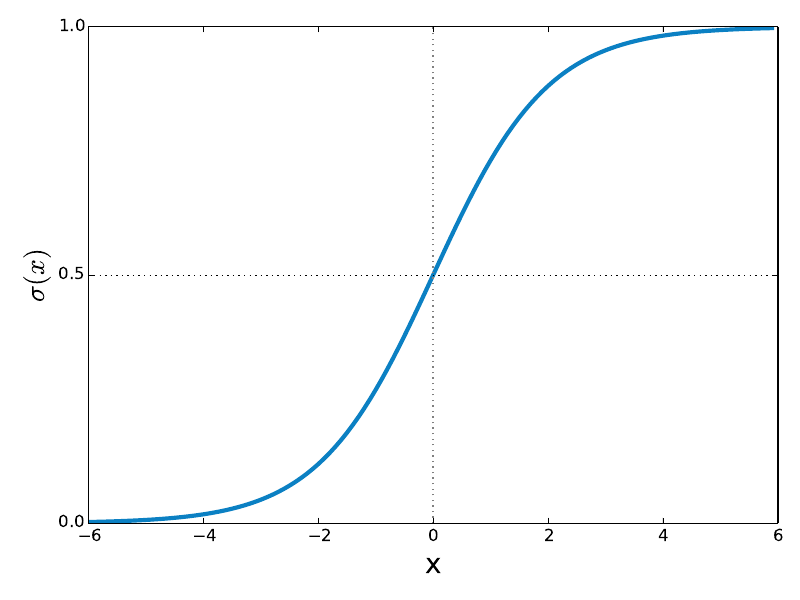

Reproduce this figure in Python.
import numpy as np
import matplotlib.pyplot as plt
 
# Sigmoid function
#
def sigmoid(z):
    return 1 / (1 + np.exp(-z))


# Creating sample Z points
#
z = np.arange(-6, 6, 0.1)
 
# Invoking Sigmoid function on all Z points
#
phi_z = sigmoid(z)

# Plotting the Sigmoid function
#
plt.plot(z, phi_z, linewidth=3, color="#0b80c3")
plt.axvline(0.0, color='grey', linestyle=':')
plt.xlabel('x', fontsize=20)
plt.ylabel('$\sigma(x)$', fontsize=20)
plt.yticks([0, 0.5, 1])
ax = plt.gca()
ax.yaxis.grid(True)
plt.tight_layout()
#plt.show()
plt.savefig("sigmoid.pdf")